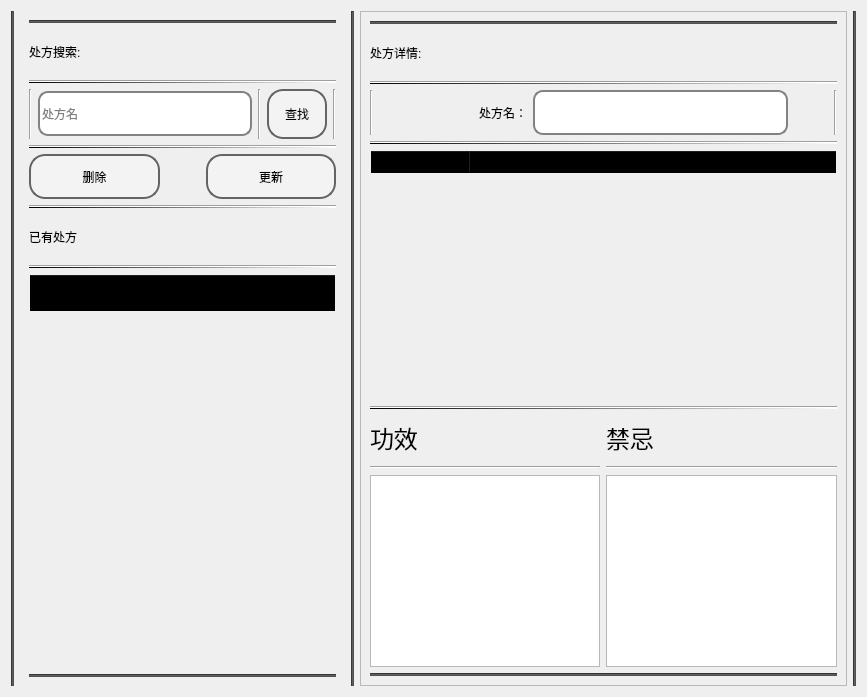
        <widget class="QWidget" name="page_4">
         <property name="styleSheet">
          <string notr="true">font: 14pt &quot;华文行楷&quot;;</string>
         </property>
         <layout class="QHBoxLayout" name="horizontalLayout_12" stretch="0,2,0,3,0">
          <item>
           <widget class="Line" name="line_12">
            <property name="styleSheet">
             <string notr="true">background-color: rgb(81, 81, 81);</string>
            </property>
            <property name="orientation">
             <enum>Qt::Vertical</enum>
            </property>
           </widget>
          </item>
          <item>
           <widget class="QFrame" name="frame1">
            <property name="sizePolicy">
             <sizepolicy hsizetype="Preferred" vsizetype="Preferred">
              <horstretch>1</horstretch>
              <verstretch>0</verstretch>
             </sizepolicy>
            </property>
            <layout class="QVBoxLayout" name="verticalLayout_8">
             <item>
              <widget class="Line" name="line_13">
               <property name="styleSheet">
                <string notr="true">background-color: rgb(81, 81, 81);</string>
               </property>
               <property name="orientation">
                <enum>Qt::Horizontal</enum>
               </property>
              </widget>
             </item>
             <item>
              <widget class="QLabel" name="label_34">
               <property name="minimumSize">
                <size>
                 <width>0</width>
                 <height>45</height>
                </size>
               </property>
               <property name="styleSheet">
                <string notr="true">font: 18pt &quot;华文行楷&quot;;</string>
               </property>
               <property name="text">
                <string>处方搜索:</string>
               </property>
              </widget>
             </item>
             <item>
              <widget class="Line" name="line_19">
               <property name="styleSheet">
                <string notr="true">background-color: rgb(81, 81, 81);background-color: qlineargradient(spread:pad, x1:0, y1:0, x2:1, y2:0, stop:0 rgba(0, 0, 0, 255), stop:1 rgba(255, 255, 255, 255));</string>
               </property>
               <property name="orientation">
                <enum>Qt::Horizontal</enum>
               </property>
              </widget>
             </item>
             <item>
              <layout class="QHBoxLayout" name="horizontalLayout_4">
               <item>
                <widget class="Line" name="line_106">
                 <property name="orientation">
                  <enum>Qt::Vertical</enum>
                 </property>
                </widget>
               </item>
               <item>
                <widget class="QLineEdit" name="lineEdit_26">
                 <property name="minimumSize">
                  <size>
                   <width>0</width>
                   <height>45</height>
                  </size>
                 </property>
                 <property name="styleSheet">
                  <string notr="true">QLineEdit {
    border: 2px solid rgb(130,130,130); /* 设置初始边框为浅白色 */
    border-radius: 10px; /* 设置圆角半径为10px，可根据需要调整 */
}

QLineEdit:hover {
    border: 4px solid #606060; /* 鼠标悬停时边框变粗且变为浅黑色 */
}</string>
                 </property>
                 <property name="placeholderText">
                  <string>处方名</string>
                 </property>
                </widget>
               </item>
               <item>
                <widget class="Line" name="line_107">
                 <property name="orientation">
                  <enum>Qt::Vertical</enum>
                 </property>
                </widget>
               </item>
               <item>
                <widget class="QPushButton" name="btn_seek_2">
                 <property name="sizePolicy">
                  <sizepolicy hsizetype="Minimum" vsizetype="Fixed">
                   <horstretch>0</horstretch>
                   <verstretch>0</verstretch>
                  </sizepolicy>
                 </property>
                 <property name="minimumSize">
                  <size>
                   <width>60</width>
                   <height>50</height>
                  </size>
                 </property>
                 <property name="maximumSize">
                  <size>
                   <width>16777215</width>
                   <height>16777215</height>
                  </size>
                 </property>
                 <property name="styleSheet">
                  <string notr="true">QPushButton{
    font: 18pt &quot;华文行楷&quot;;
    background: rgba(255, 255, 255, 60);
    color: black;
    border-radius: 16px;
    font-family: 华文行楷;
    border: 2px solid rgb(100,100,100); /* 新增代码 */
}

QPushButton:hover{                    
    background: rgba(0, 0, 0, 100);
}

QPushButton:pressed{
    background: darkgray;
}</string>
                 </property>
                 <property name="text">
                  <string>查找</string>
                 </property>
                </widget>
               </item>
               <item>
                <widget class="Line" name="line_108">
                 <property name="orientation">
                  <enum>Qt::Vertical</enum>
                 </property>
                </widget>
               </item>
              </layout>
             </item>
             <item>
              <widget class="Line" name="line_22">
               <property name="styleSheet">
                <string notr="true">background-color: qlineargradient(spread:pad, x1:0, y1:0, x2:1, y2:0, stop:0 rgba(0, 0, 0, 255), stop:1 rgba(255, 255, 255, 255));</string>
               </property>
               <property name="orientation">
                <enum>Qt::Horizontal</enum>
               </property>
              </widget>
             </item>
             <item>
              <layout class="QHBoxLayout" name="horizontalLayout_9">
               <item>
                <widget class="QPushButton" name="btn_delete_4">
                 <property name="minimumSize">
                  <size>
                   <width>0</width>
                   <height>45</height>
                  </size>
                 </property>
                 <property name="styleSheet">
                  <string notr="true">QPushButton{
    font: 18pt &quot;华文行楷&quot;;
    background: rgba(255, 255, 255, 60);
    color: black;
    border-radius: 16px;
    font-family: 华文行楷;
    border: 2px solid rgb(100,100,100); /* 新增代码 */
}

QPushButton:hover{                    
    background: rgba(0, 0, 0, 100);
}

QPushButton:pressed{
    background: darkgray;
}</string>
                 </property>
                 <property name="text">
                  <string>删除</string>
                 </property>
                </widget>
               </item>
               <item>
                <spacer name="horizontalSpacer_7">
                 <property name="orientation">
                  <enum>Qt::Horizontal</enum>
                 </property>
                 <property name="sizeType">
                  <enum>QSizePolicy::Fixed</enum>
                 </property>
                 <property name="sizeHint" stdset="0">
                  <size>
                   <width>40</width>
                   <height>20</height>
                  </size>
                 </property>
                </spacer>
               </item>
               <item>
                <widget class="QPushButton" name="btn_update_1">
                 <property name="minimumSize">
                  <size>
                   <width>0</width>
                   <height>45</height>
                  </size>
                 </property>
                 <property name="styleSheet">
                  <string notr="true">QPushButton{
    font: 18pt &quot;华文行楷&quot;;
    background: rgba(255, 255, 255, 60);
    color: black;
    border-radius: 16px;
    font-family: 华文行楷;
    border: 2px solid rgb(100,100,100); /* 新增代码 */
}

QPushButton:hover{                    
    background: rgba(0, 0, 0, 100);
}

QPushButton:pressed{
    background: darkgray;
}</string>
                 </property>
                 <property name="text">
                  <string>更新</string>
                 </property>
                </widget>
               </item>
              </layout>
             </item>
             <item>
              <widget class="Line" name="line_23">
               <property name="styleSheet">
                <string notr="true">background-color: rgb(81, 81, 81);
background-color: qlineargradient(spread:pad, x1:0, y1:0, x2:1, y2:0, stop:0 rgba(0, 0, 0, 255), stop:1 rgba(255, 255, 255, 255));</string>
               </property>
               <property name="orientation">
                <enum>Qt::Horizontal</enum>
               </property>
              </widget>
             </item>
             <item>
              <widget class="QLabel" name="label_33">
               <property name="minimumSize">
                <size>
                 <width>0</width>
                 <height>45</height>
                </size>
               </property>
               <property name="styleSheet">
                <string notr="true">font: 18pt &quot;华文行楷&quot;;</string>
               </property>
               <property name="text">
                <string>已有处方</string>
               </property>
              </widget>
             </item>
             <item>
              <widget class="Line" name="line_21">
               <property name="styleSheet">
                <string notr="true">background-color: qlineargradient(spread:pad, x1:0, y1:0, x2:1, y2:0, stop:0 rgba(0, 0, 0, 255), stop:1 rgba(255, 255, 255, 255));</string>
               </property>
               <property name="orientation">
                <enum>Qt::Horizontal</enum>
               </property>
              </widget>
             </item>
             <item>
              <widget class="QTableWidget" name="tableWidget_6">
               <property name="styleSheet">
                <string notr="true">background-color: transparent;
selection-color: rgb(79, 80, 97);
selection-background-color:rgba(0, 0, 0, 100);;
border-color: transparent;
font: 16pt &quot;华文行楷&quot;;</string>
               </property>
               <attribute name="horizontalHeaderStretchLastSection">
                <bool>true</bool>
               </attribute>
               <column>
                <property name="text">
                 <string>药方</string>
                </property>
                <property name="font">
                 <font>
                  <family>华文行楷</family>
                  <pointsize>16</pointsize>
                 </font>
                </property>
                <property name="background">
                 <color>
                  <red>255</red>
                  <green>255</green>
                  <blue>255</blue>
                 </color>
                </property>
               </column>
              </widget>
             </item>
             <item>
              <widget class="Line" name="line_14">
               <property name="styleSheet">
                <string notr="true">background-color: rgb(81, 81, 81);</string>
               </property>
               <property name="orientation">
                <enum>Qt::Horizontal</enum>
               </property>
              </widget>
             </item>
            </layout>
           </widget>
          </item>
          <item>
           <widget class="Line" name="line_11">
            <property name="styleSheet">
             <string notr="true">background-color: rgb(81, 81, 81);</string>
            </property>
            <property name="orientation">
             <enum>Qt::Vertical</enum>
            </property>
           </widget>
          </item>
          <item>
           <widget class="QFrame" name="frame_4">
            <property name="sizePolicy">
             <sizepolicy hsizetype="Preferred" vsizetype="Preferred">
              <horstretch>3</horstretch>
              <verstretch>0</verstretch>
             </sizepolicy>
            </property>
            <property name="frameShape">
             <enum>QFrame::StyledPanel</enum>
            </property>
            <property name="frameShadow">
             <enum>QFrame::Raised</enum>
            </property>
            <layout class="QVBoxLayout" name="verticalLayout_9">
             <item>
              <widget class="Line" name="line_16">
               <property name="styleSheet">
                <string notr="true">background-color: rgb(81, 81, 81);</string>
               </property>
               <property name="orientation">
                <enum>Qt::Horizontal</enum>
               </property>
              </widget>
             </item>
             <item>
              <widget class="QLabel" name="label_35">
               <property name="sizePolicy">
                <sizepolicy hsizetype="Fixed" vsizetype="Fixed">
                 <horstretch>0</horstretch>
                 <verstretch>0</verstretch>
                </sizepolicy>
               </property>
               <property name="minimumSize">
                <size>
                 <width>0</width>
                 <height>45</height>
                </size>
               </property>
               <property name="styleSheet">
                <string notr="true">font: 18pt &quot;华文行楷&quot;;</string>
               </property>
               <property name="text">
                <string>处方详情:</string>
               </property>
               <property name="textFormat">
                <enum>Qt::AutoText</enum>
               </property>
              </widget>
             </item>
             <item>
              <widget class="Line" name="line_18">
               <property name="styleSheet">
                <string notr="true">background-color: qlineargradient(spread:pad, x1:0, y1:0, x2:1, y2:0, stop:0 rgba(0, 0, 0, 255), stop:1 rgba(255, 255, 255, 255));</string>
               </property>
               <property name="orientation">
                <enum>Qt::Horizontal</enum>
               </property>
              </widget>
             </item>
             <item>
              <layout class="QHBoxLayout" name="horizontalLayout_10">
               <item>
                <widget class="Line" name="line_104">
                 <property name="orientation">
                  <enum>Qt::Vertical</enum>
                 </property>
                </widget>
               </item>
               <item>
                <spacer name="horizontalSpacer_8">
                 <property name="orientation">
                  <enum>Qt::Horizontal</enum>
                 </property>
                 <property name="sizeType">
                  <enum>QSizePolicy::Fixed</enum>
                 </property>
                 <property name="sizeHint" stdset="0">
                  <size>
                   <width>100</width>
                   <height>20</height>
                  </size>
                 </property>
                </spacer>
               </item>
               <item>
                <widget class="QLabel" name="label_36">
                 <property name="minimumSize">
                  <size>
                   <width>0</width>
                   <height>45</height>
                  </size>
                 </property>
                 <property name="styleSheet">
                  <string notr="true">font: 18pt &quot;华文行楷&quot;;</string>
                 </property>
                 <property name="text">
                  <string>处方名：</string>
                 </property>
                </widget>
               </item>
               <item>
                <widget class="QLineEdit" name="lineEdit_27">
                 <property name="sizePolicy">
                  <sizepolicy hsizetype="Expanding" vsizetype="Fixed">
                   <horstretch>0</horstretch>
                   <verstretch>0</verstretch>
                  </sizepolicy>
                 </property>
                 <property name="minimumSize">
                  <size>
                   <width>0</width>
                   <height>45</height>
                  </size>
                 </property>
                 <property name="styleSheet">
                  <string notr="true">QLineEdit {
	font: 18pt &quot;华文行楷&quot;;
    border: 2px solid rgb(130,130,130); /* 设置初始边框为浅白色 */
    border-radius: 10px; /* 设置圆角半径为10px，可根据需要调整 */
}

QLineEdit:hover {
    border: 4px solid #606060; /* 鼠标悬停时边框变粗且变为浅黑色 */
}</string>
                 </property>
                 <property name="text">
                  <string/>
                 </property>
                </widget>
               </item>
               <item>
                <spacer name="horizontalSpacer_9">
                 <property name="orientation">
                  <enum>Qt::Horizontal</enum>
                 </property>
                 <property name="sizeType">
                  <enum>QSizePolicy::Fixed</enum>
                 </property>
                 <property name="sizeHint" stdset="0">
                  <size>
                   <width>40</width>
                   <height>20</height>
                  </size>
                 </property>
                </spacer>
               </item>
               <item>
                <widget class="Line" name="line_105">
                 <property name="orientation">
                  <enum>Qt::Vertical</enum>
                 </property>
                </widget>
               </item>
              </layout>
             </item>
             <item>
              <widget class="Line" name="line_20">
               <property name="styleSheet">
                <string notr="true">background-color: qlineargradient(spread:pad, x1:0, y1:0, x2:1, y2:0, stop:0 rgba(0, 0, 0, 255), stop:1 rgba(255, 255, 255, 255));</string>
               </property>
               <property name="orientation">
                <enum>Qt::Horizontal</enum>
               </property>
              </widget>
             </item>
             <item>
              <widget class="QTableWidget" name="tableWidget_7">
               <property name="sizePolicy">
                <sizepolicy hsizetype="Expanding" vsizetype="Expanding">
                 <horstretch>3</horstretch>
                 <verstretch>0</verstretch>
                </sizepolicy>
               </property>
               <property name="minimumSize">
                <size>
                 <width>0</width>
                 <height>250</height>
                </size>
               </property>
               <property name="styleSheet">
                <string notr="true">background-color: transparent;
selection-color: rgb(79, 80, 97);
selection-background-color:rgba(0, 0, 0, 100);;
border-color: transparent;
font: 16pt &quot;华文行楷&quot;;</string>
               </property>
               <attribute name="horizontalHeaderStretchLastSection">
                <bool>true</bool>
               </attribute>
               <column>
                <property name="text">
                 <string>所含药材</string>
                </property>
               </column>
               <column>
                <property name="text">
                 <string>数量/g</string>
                </property>
               </column>
              </widget>
             </item>
             <item>
              <widget class="Line" name="line_113">
               <property name="styleSheet">
                <string notr="true">background-color: qlineargradient(spread:pad, x1:0, y1:0, x2:1, y2:0, stop:0 rgba(0, 0, 0, 255), stop:1 rgba(255, 255, 255, 255));</string>
               </property>
               <property name="orientation">
                <enum>Qt::Horizontal</enum>
               </property>
              </widget>
             </item>
             <item>
              <layout class="QHBoxLayout" name="horizontalLayout_2">
               <item>
                <layout class="QVBoxLayout" name="verticalLayout_15">
                 <item>
                  <widget class="QLabel" name="label_4">
                   <property name="minimumSize">
                    <size>
                     <width>0</width>
                     <height>45</height>
                    </size>
                   </property>
                   <property name="font">
                    <font>
                     <family>华文行楷</family>
                     <pointsize>18</pointsize>
                     <weight>50</weight>
                     <italic>false</italic>
                     <bold>false</bold>
                    </font>
                   </property>
                   <property name="styleSheet">
                    <string notr="true"> background-color: transparent;
font: 18pt &quot;华文行楷&quot;;
    border-radius: 5px;
    border: 2px solid rgb(169,169,169);
    padding: 5px;
    padding-left: 10px;
    color:black;
    font-family:华文行楷;
hover{
    border: 2px solid rgb(169,169,169);
};
QAbstractItemView {
    color: rgb(169,169,169);    
    padding: 10px;
    selection-background-color: rgb(169,169,169);}</string>
                   </property>
                   <property name="text">
                    <string>功效</string>
                   </property>
                  </widget>
                 </item>
                 <item>
                  <widget class="Line" name="line_114">
                   <property name="orientation">
                    <enum>Qt::Horizontal</enum>
                   </property>
                  </widget>
                 </item>
                 <item>
                  <widget class="QTextEdit" name="textEdit_5">
                   <property name="styleSheet">
                    <string notr="true"> background-color: transparent;
    border-radius: 5px;
    border: 2px solid rgb(169,169,169);
    padding: 5px;
    padding-left: 10px;
    color:black;
    font-family:华文行楷;
hover{
    border: 2px solid rgb(169,169,169);
};
QAbstractItemView {
    color: rgb(169,169,169);    
    padding: 10px;
    selection-background-color: rgb(169,169,169);}</string>
                   </property>
                  </widget>
                 </item>
                </layout>
               </item>
               <item>
                <layout class="QVBoxLayout" name="verticalLayout_16">
                 <item>
                  <widget class="QLabel" name="label">
                   <property name="minimumSize">
                    <size>
                     <width>0</width>
                     <height>45</height>
                    </size>
                   </property>
                   <property name="font">
                    <font>
                     <family>华文行楷</family>
                     <pointsize>18</pointsize>
                     <weight>50</weight>
                     <italic>false</italic>
                     <bold>false</bold>
                    </font>
                   </property>
                   <property name="styleSheet">
                    <string notr="true"> background-color: transparent;
font: 18pt &quot;华文行楷&quot;;
    border-radius: 5px;
    border: 2px solid rgb(169,169,169);
    padding: 5px;
    padding-left: 10px;
    color:black;
    font-family:华文行楷;
hover{
    border: 2px solid rgb(169,169,169);
};
QAbstractItemView {
    color: rgb(169,169,169);    
    padding: 10px;
    selection-background-color: rgb(169,169,169);}</string>
                   </property>
                   <property name="text">
                    <string>禁忌</string>
                   </property>
                  </widget>
                 </item>
                 <item>
                  <widget class="Line" name="line_115">
                   <property name="orientation">
                    <enum>Qt::Horizontal</enum>
                   </property>
                  </widget>
                 </item>
                 <item>
                  <widget class="QTextEdit" name="textEdit">
                   <property name="styleSheet">
                    <string notr="true"> background-color: transparent;
    border-radius: 5px;
    border: 2px solid rgb(169,169,169);
    padding: 5px;
    padding-left: 10px;
    color:black;
    font-family:华文行楷;
hover{
    border: 2px solid rgb(169,169,169);
};
QAbstractItemView {
    color: rgb(169,169,169);    
    padding: 10px;
    selection-background-color: rgb(169,169,169);}</string>
                   </property>
                  </widget>
                 </item>
                </layout>
               </item>
              </layout>
             </item>
             <item>
              <widget class="Line" name="line_4">
               <property name="styleSheet">
                <string notr="true">background-color: rgb(81, 81, 81);</string>
               </property>
               <property name="orientation">
                <enum>Qt::Horizontal</enum>
               </property>
              </widget>
             </item>
            </layout>
           </widget>
          </item>
          <item>
           <widget class="Line" name="line_15">
            <property name="styleSheet">
             <string notr="true">background-color: rgb(81, 81, 81);</string>
            </property>
            <property name="orientation">
             <enum>Qt::Vertical</enum>
            </property>
           </widget>
          </item>
         </layout>
        </widget>
